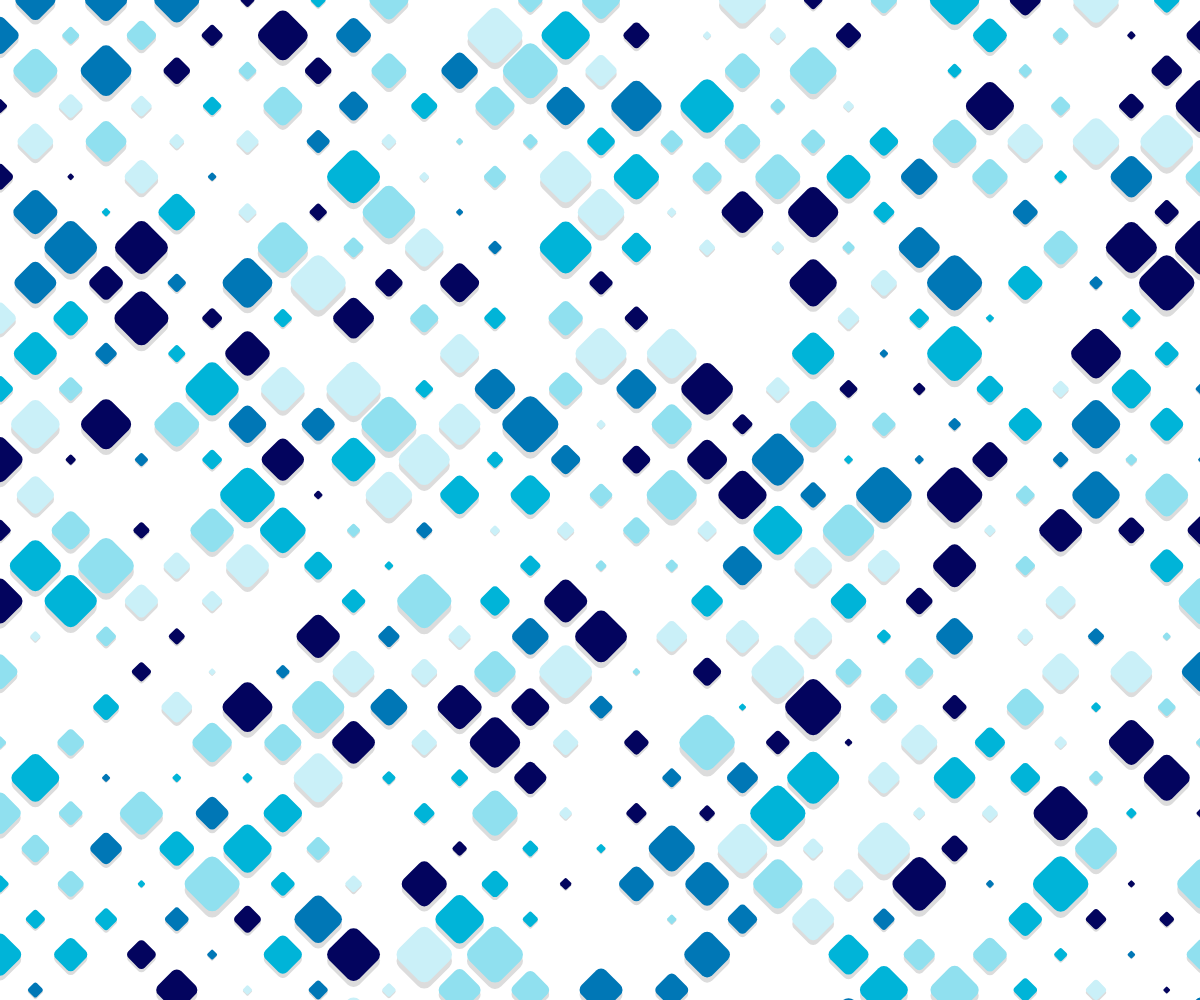
Frame 1 (no input)
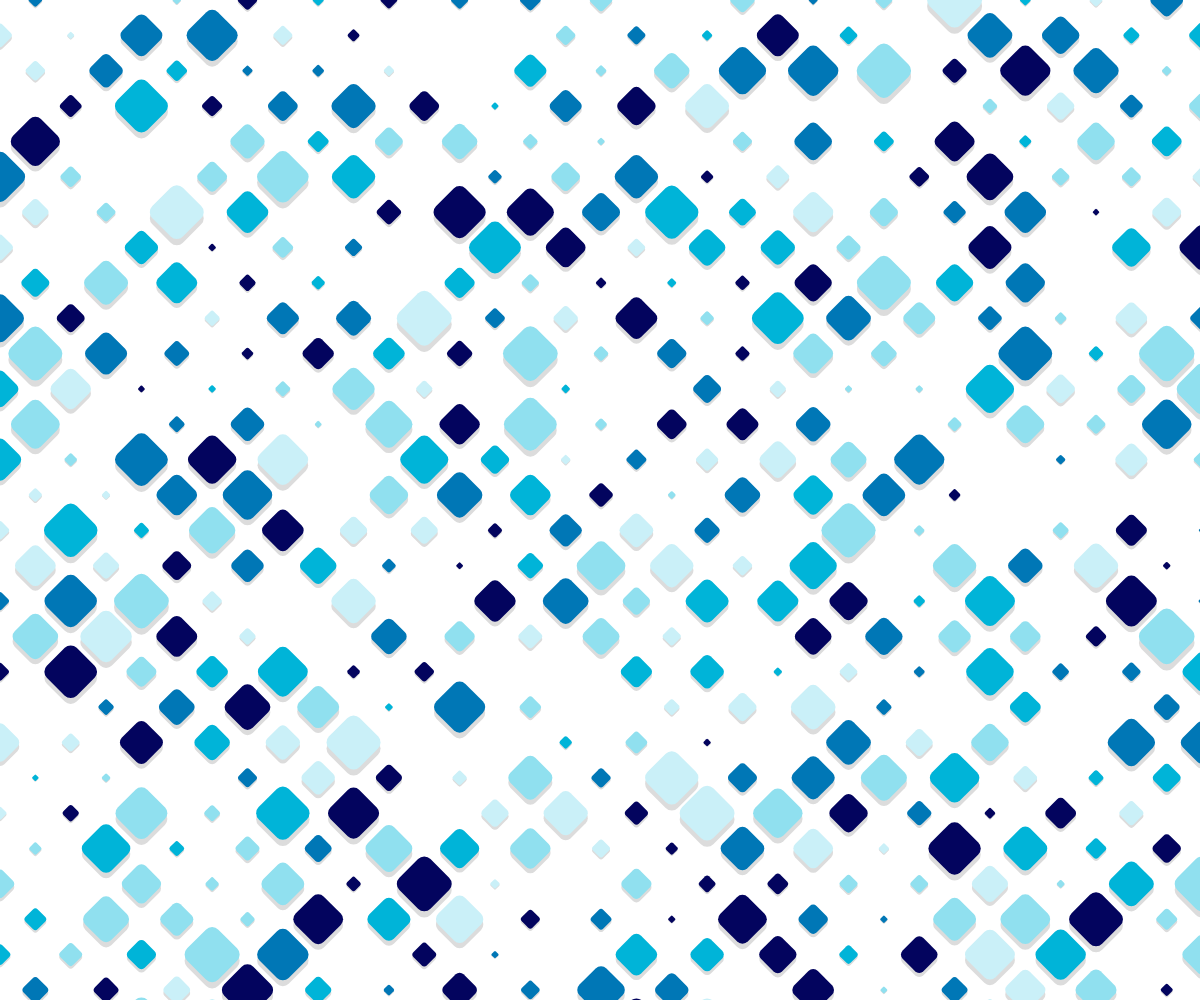
Frame 2 (the mouse pressed at the canvas centre, redrawn once)

The p5.js sketch that drew these frames (run headless with seeded random() and noise() and a simulated clock; the mouse was pressed at the canvas centre and the sketch redrawn once):

// p5.js sketch
// ── sketch.js
"use strict"

const COLORS = ["#03045E", "#0077B6", "#00B4D8", "#90E0EF", "#CAF0F8"];

function setup(){
	createCanvas(windowWidth, windowHeight);
	angleMode(DEGREES);
	textAlign(CENTER, CENTER); textSize(14);
	noLoop();
	noSmooth();
}

function draw(){
	background(255);
	rectMode(CENTER);
	noStroke();

	const dia  = (width<height)?width/20:height/20;
	const pad  = dia * sqrt(2);
	const rows = floor(height / (pad/2)) + 2;
	const cols = floor(width / pad) + 2;

	for(let r=0; r<rows; r++){
		for(let c=0; c<cols; c++){
			let x = c * pad;
			let y = r * pad / 2;
			if(r%2==0) x += pad / 2;
			drawDiamond(x, y, dia*0.9);
		}
	}
}

function drawDiamond(x, y, dia){
	dia = random() * dia;
	const off = dia * 0.1;
	if(dia < 5) return;
	push();
	translate(x, y);
	rotate(45);
	fill(220);
	square(off, off, dia, dia/5);
	fill(getColor());
	square(0, 0, dia, dia/5);
	pop();
}

function getColor(){
	return COLORS[floor(random()*COLORS.length)];
}
